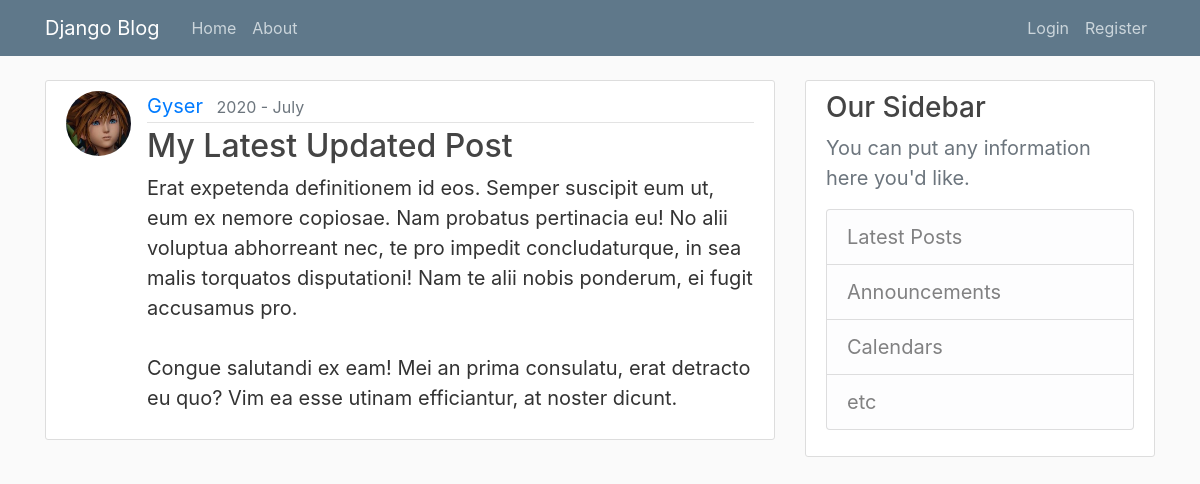
Page /blog/post/30/ on the committed database.
### blog/models.py (models this page shows, shortened)
class Post(models.Model):
    title = models.CharField(max_length=100)
    content = models.TextField()
    date_posted = models.DateTimeField(default=timezone.now)
    author = models.ForeignKey(User, on_delete=models.CASCADE)

### users/models.py (models this page shows, shortened)
class Profile(models.Model):
    user = models.OneToOneField(User, on_delete=models.CASCADE)
    image = models.ImageField(default="default.jpg", upload_to="profile_pics")

### blog/views.py (the view)
# urls.py: path('post/<int:pk>/', PostDetailView.as_view(), name="post-detail"),
class PostDetailView(DetailView):
    model = Post
    template_name = "blog/post_detail.html" # DEFAULT <app>/<model>_<viewtype>.html

### blog/templates/blog/post_detail.html (shortened to what this page needs)
{% extends 'blog/base.html' %}
{% block content %}
    <article class="media content-section">
    <img class="rounded-circle article-img" src="{{object.author.profile.image.url}}">
    <div class="media-body">
        <div class="article-metadata">
            <a class="mr-2" href="{% url 'user-posts' object.author.username %}">{{ object.author }}</a>
            <small class="text-muted">{{ object.date_posted|date:"Y - F" }}</small>
        </div>
        <h2 class="article-title">{{ object.title }}</h2>
        <p class="article-content">{{ object.content }}</p>
    </div>
    </article>
{% endblock content %}

### blog/static/blog/main.css (style rules this page uses)
body { background: #fafafa; color: #333333; margin-top: 5rem; }
h1, h2, h3, h4, h5, h6 { color: #444444; }
.content-section { font-size: 20px; background: #ffffff; padding: 10px 20px; border: 1px solid #dddddd; border-radius: 3px; margin-bottom: 20px; }
.article-title { color: #444444; }
.article-content { white-space: pre-line; }
.article-img { height: 65px; width: 65px; margin-right: 16px; }
.article-metadata { padding-bottom: 1px; margin-bottom: 4px; border-bottom: 1px solid #e3e3e3 }

### rows in the picture
Post: author.profile.image (picture), author "Gyser", date_posted "2020 - July", title "My Latest Updated Post", content "Erat expetenda definitionem id eos. Semper suscipit eum ut, eum ex nemore copiosae. Nam probatus pertinacia eu! No alii voluptua abhorreant nec, te pro impedit concludaturque, in sea malis torquatos disputationi! Nam te alii nobis ponderum, ei fugit accusamus pro. Congue salutandi ex eam! Mei an prima consulatu, erat detracto eu quo? Vim ea esse utinam efficiantur, at noster dicunt."
